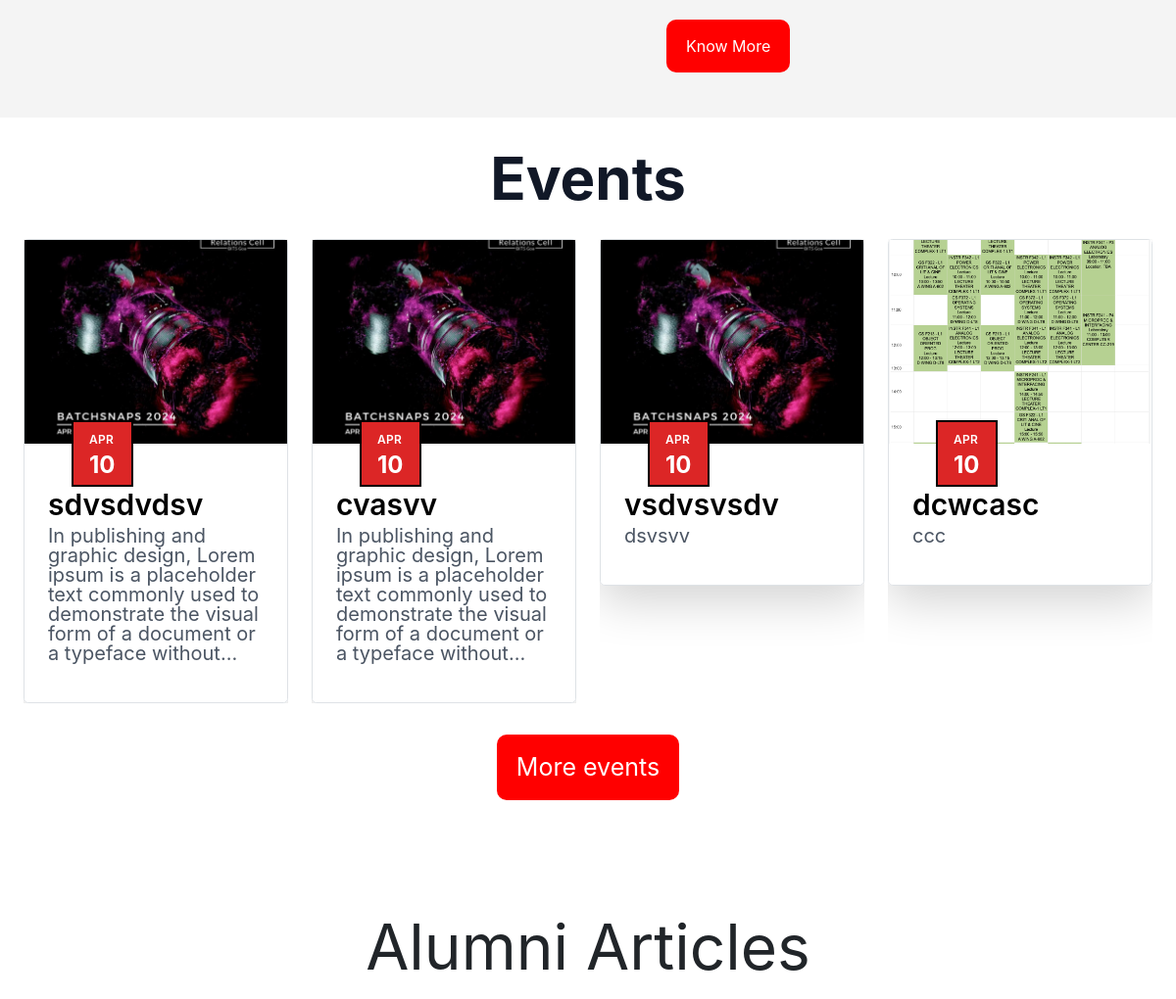
The app's page / (middle part), older data.
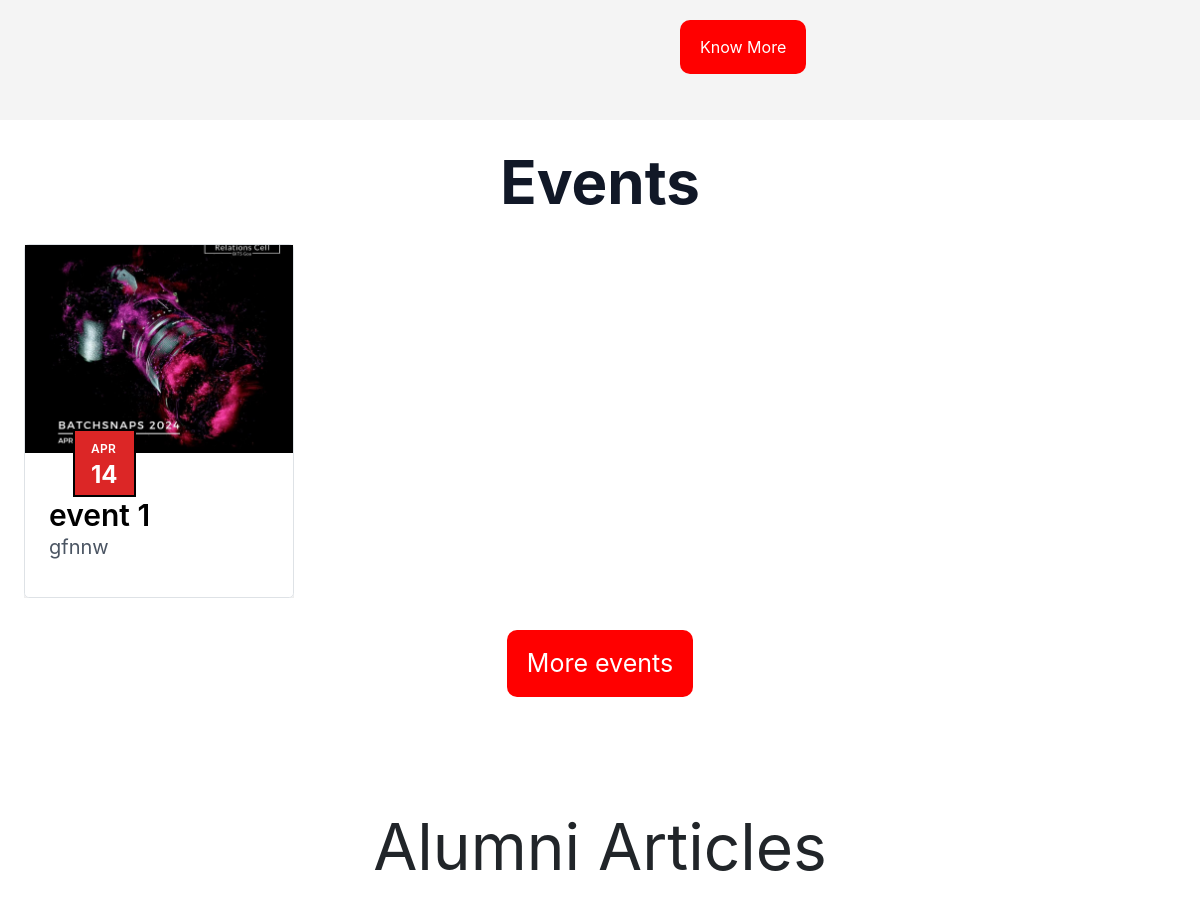
The same page, newer data.
### base/models.py (models this page shows, shortened)
class event(models.Model):
    title = models.CharField(max_length=254, null=False, blank=False)
    image = models.ImageField(upload_to="eventsImages/")
    content = models.CharField(max_length=1016, null=False, blank=False)
    date = models.DateField()
    updated = models.DateTimeField(auto_now=True)

### base/views.py (the view)
# urls.py: path('', frontPage, name='frontPage'),
def frontPage(request):
    try:
        eventObjects = event.objects.order_by('date')[:4]
        context = {
            "events": eventObjects
        }
    except Exception as e:
        with open("fileErrors/generalErrors.txt", 'a') as file:
            file.write(str(datetime.datetime.now())+" " +
                       str(e)+" " + "FrontPageView "+'\n')
        context = {}
    finally:
        return render(request, 'base/frontPage.html', context)

### base/templatetags/custom_filters.py (called while the page is built)
def month_abbr(date):
    return date.strftime("%b")

def eventsContentFormat(para):
    words = para.split()
    if len(words) > 25:
        return ' '.join(words[:25]) + "..."
    else:
        return para

### base/templates/base/frontPage.html (shortened to what this page needs)
{%extends "base/base.html"%}
{% load custom_filters %}
{%load static%}
{% block extrahead %}
  <link rel="stylesheet" href="{% static 'css/frontPage.css' %}">
  <link href="https://cdn.jsdelivr.net/npm/tailwindcss@2.2.16/dist/tailwind.min.css" rel="stylesheet">
  <link rel="stylesheet" href="https://cdn.jsdelivr.net/npm/bootstrap@4.4.1/dist/css/bootstrap.min.css">
{% endblock %}
{%block content%}
<section>
  <div class="container-gtb">
    <div class="image-section-gtb">
    </div>
    <div class="text-section-gtb">
      <a href="" class="cta-button-gtb"><span>Know More</span></a>
    </div>
  </div>
</section>
<section>
    {%if events%}
      <div class="mx-auto py-8 px-4 sm:px-6 lg:px-8 lg:mx-8 event-heading">
        <h2 class="text-6xl font-bold text-gray-900 mb-8 text-center" >Events</h2>
          <div class="grid grid-cols-1 md:grid-cols-2 lg:grid-cols-4 gap-6">
            {%for event in events%}
              <a class="cardTag" href="{%url 'events'%}">
                <div class="rounded-lg border bg-card text-card-foreground w-full shadow-lg hover:shadow-xl custom-card-height" data-v0-t="card">
                  <img
                    alt="VA Immersive event"
                    class="w-full h-52 object-cover event-card-img"
                    height="400"
                    src="{{event.image.url}}"
                    width="300"
                    style="aspect-ratio: 300 / 400; object-fit: cover;"
                  />
                  <div class="p-4">
                    <div class="bg-red-600 text-white px-3 py-1 inline-block absolute -mt-12 ml-4 border-2 border-black">
                      <span class="text-xs font-semibold tracking-wide uppercase">{{ event.date|month_abbr}}</span>
                      <span class="block text-2xl font-bold">{{event.date.day}}</span>
                    </div>
                    <h3 class="mt-4 text-lg font-semibold overflow-hidden h-15 break-words" style="font-size: 30px;">{{event.title}}</h3>
                    <p class="mt-2 text-sm text-gray-600" style="font-size: 20px;">{{event.content| formatContent}}</p>
                  </div>
                </div>
              </a>
            {%endfor%}
          </div>
          <div class="mt-8 text-center" style="display: flex;  justify-content: center;">
            <a href="{%url 'events'%}"style="font-size: 25px !important;" class="cta-button-gtb"><span>More events</span></a>
          </div>
      </div>
    {%endif%}
</section>
<section class="timeline alumni-articles" style="padding-top:20px;">
  <div class="container container-alumni-articles">
    <div class="title giving-to-bits-title alumni-articles-title">Alumni Articles</div>
  </div>
</section>
{%endblock%}

Row changes from the older to the newer data that the page shows:
removed event: image (picture), date|month_abbr "APR", date.day "10", title "sdvsdvdsv", content "In publishing and graphic design, Lorem ipsum is a placeholder text commonly used to demonstrate the visual form of a document or a typeface without..."
removed event: image (picture), date|month_abbr "APR", date.day "10", title "cvasvv", content "In publishing and graphic design, Lorem ipsum is a placeholder text commonly used to demonstrate the visual form of a document or a typeface without..."
removed event: image (picture), date|month_abbr "APR", date.day "10", title "vsdvsvsdv", content "dsvsvv"
removed event: image (picture), date|month_abbr "APR", date.day "10", title "dcwcasc", content "ccc"
added event: image (picture), date|month_abbr "APR", date.day "14", title "event 1", content "gfnnw"
